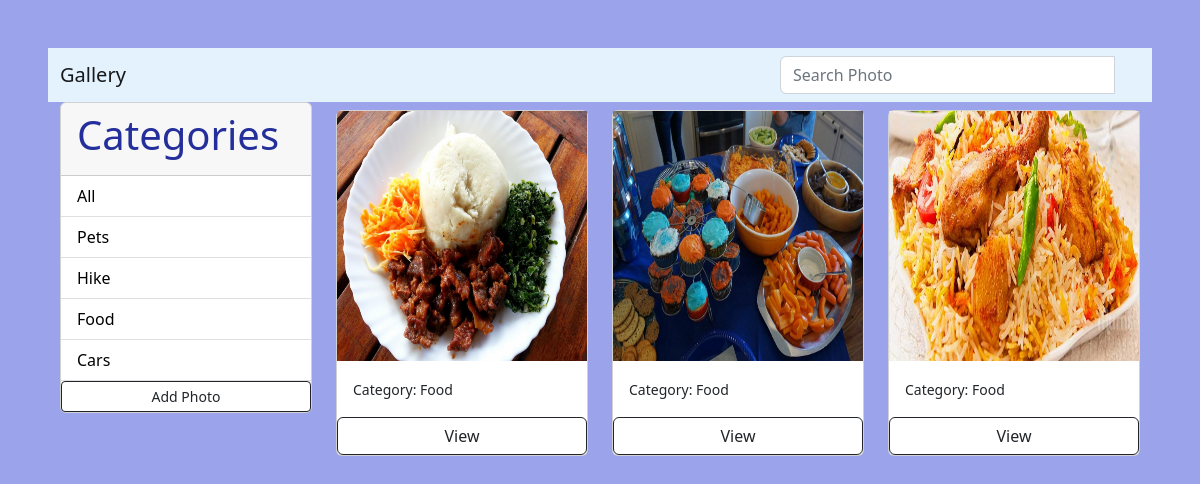
The app's page /?category=Food with its own data.
### photos/models.py (models this page shows, shortened)
class Category(models.Model):
    name= models.CharField(max_length=100,null=False, blank=False)

class Photo(models.Model):
   category= models.ForeignKey(Category, on_delete=models.SET_NULL, null=True, blank=True)
   location = models.ForeignKey(Location, on_delete=models.SET_NULL, null=True, blank=True)
   image= models.ImageField(null=False, blank=False)
   description = models.TextField()

### photos/views.py (the view)
# urls.py: path('',views.gallery, name='gallery'),
def gallery(request):
    category = request.GET.get('category')
    if category ==None:
       photos = Photo.objects.all()
    else:
         photos = Photo.objects.filter(category__name=category)
    categories = Category.objects.all()
    context = {'categories':categories, 'photos':photos}
    return render(request, 'photos/gallery.html',context)

### photos/templates/photos/gallery.html (shortened to what this page needs)
{% extends 'base.html' %}
{% block content %}
<!DOCTYPE html>
<html lang="en">
<head>
    <link rel=”stylesheet” href="../../../static/css/photo.css">
<link href="https://cdn.jsdelivr.net/npm/bootstrap@5.2.0-beta1/dist/css/bootstrap.min.css" rel="stylesheet">
</head>
<body class="m-5">
    <div class="container">
        <div class="row">
            <div class="col-md-3">
                <div class="card">
                    <div class="card-header">
                        <h1 class="categories"> Categories</h1>
                    </div>
                    <ul class="list-group list-group-flush">
                        <li class="list-group-item">
                            <a href="{% url 'gallery' %} ">All</a>
                        </li>
                      {% for category in categories%}
                      <li class="list-group-item">
                         <a href="{% url 'gallery' %}?category={{ category.name}}"> {{category.name}}</a>
                       </li>
                      {% endfor%}
                      <a href="{% url 'add'  %}" class="btn btn-outline-dark btn-block btn-sm">Add Photo</a>
                    </ul>
                  </div>
            </div>
            <div class="col-md-9">
                <div class="row">
                    {% for photo in photos %}
                    <div class="col-md-4">
                        <div class="card my-2">
                            <img class="image-thumbnail" src="{{photo.image.url}}" height="250px"  alt="Card image cap">
                            <div class="card-body">
                                <small>Category: {{photo.category.name}}</small>
                            </div>
                            <a href="{% url 'photo' photo.id %}" class="btn btn-outline-dark ">View</a>
                        </div>
                    </div>
                   {% endfor %}
                </div>
            </div>
        </div>
    </div>
    {%endblock%}

### photos/templates/photos/gallery.html (style rules this page uses)
body { background-color: #9ba3eb }
.categories { color: #242f9b; }
.list-group-item a { text-decoration: none; color: black; }

### records on screen
Category: name "Pets"
Category: name "Hike"
Category: name "Food"
Category: name "Cars"
Photo: image (picture), category.name "Food"
Photo: image (picture), category.name "Food"
Photo: image (picture), category.name "Food"
